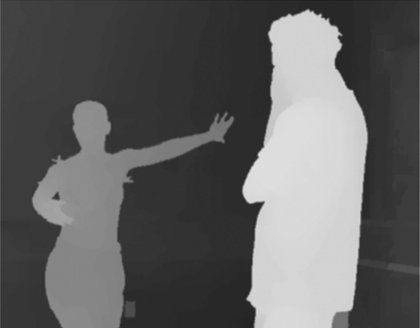
%> input picture imgs/dance_depth.png, 420 x 328 px, shrunk from 512 x 400 before the run
$ octave pratica3Bm.m   (GNU Octave 9; MATLAB toolbox functions it lacks are replaced by stand-ins)
%> lines starting %> are read from the running program, lines starting %| are printed output that depends on the picture; in (x1, y1, x2, y2) boxes, pixels count from 0 and x2, y2 are one past the last pixel; in counts of white or black regions, pixels touching at a corner belong together; the program's own positions count from 1
close all;
clear all;
pkg load image;
#-----------------------------------
# PRATICA 3B
#-----------------------------------
imMask = imread('C:\Users\arisa\OneDrive\Documentos\pdi\imgs\dance_depth.png');
%> imMask is the input picture: size 328x420 uint8; min 33, max 225, mean 96.2
im = imread('C:\Users\arisa\OneDrive\Documentos\pdi\imgs\dance.png');
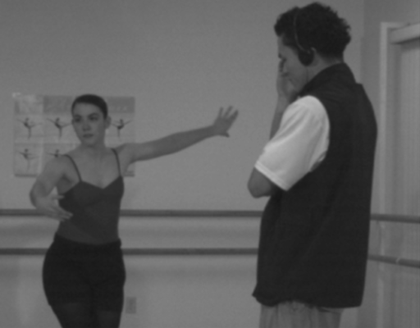
%> input picture imgs/dance.png, 420 x 328 px, shrunk from 512 x 400 before the run
%> im is the input picture: size 328x420x3 uint8; min 22, max 190, mean 94.2
imBailarina= im;
imMan= im;

size(im);
figure('name', "Imagem Original");
imshow(im);
figure('name', "Imagem Mascara");
imshow(imMask);
# HISTOGRAMA
figure('name', "Histograma da Mascara");
imhist(imMask);
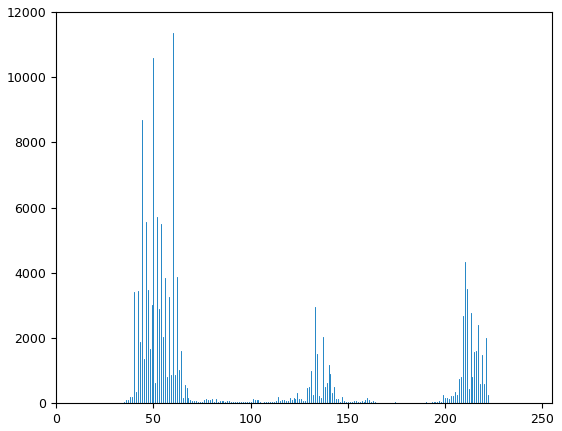
%> figure redrawn from the program's plot data; highest point at x = 60, y = 11361

#
imBailarinaMask =imMask;
imManMask =imMask;
for i = 1 : size(im, 1)
    for j = 1 : size(im, 2)
        if imMask(i, j) >= 100 && imMask(i, j) <= 170
            imBailarinaMask(i, j) = 255;
            else imBailarinaMask(i,j) = 0;
        end
        if imMask(i,j) >= 180 && imMask(i,j) <= 250
        imManMask(i, j) = 255;
            else imManMask(i,j) = 0;
        end
    end
end
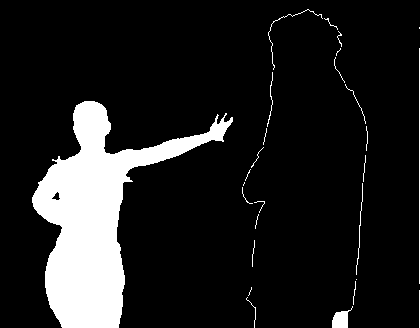
%> imBailarinaMask: size 328x420 uint8; 12.6% white; 27 white regions (8 under 20 px), largest, box (x1, y1, x2, y2) and area: (32, 101, 233, 328) 16117, (332, 306, 353, 328) 254, (419, 48, 420, 284) 236
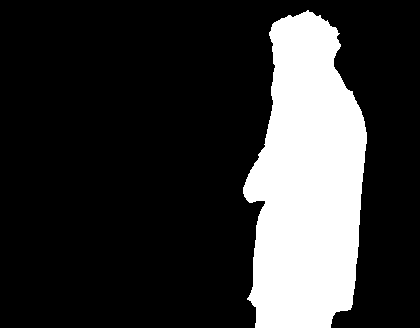
%> imManMask: size 328x420 uint8; 20.9% white; 1 white region, box (x1, y1, x2, y2) and area: (243, 10, 367, 328) 28744
figure('name', "Imagem Bailarina MASK");
imshow(imBailarinaMask);
figure('name', "Imagem Man MASK");
imshow(imManMask);

# IMAGEM FINAL
for i = 1 : size(im, 1)
    for j = 1 : size(im, 2)
      ###IM FINAL BAILARINA
        if imBailarinaMask(i, j) != 255
            imBailarina(i, j,:) = 0;
        end
      ###IM FINAL MAN
        if imManMask(i,j) != 255
            imMan(i, j,:) = 0;
        end
    end
end
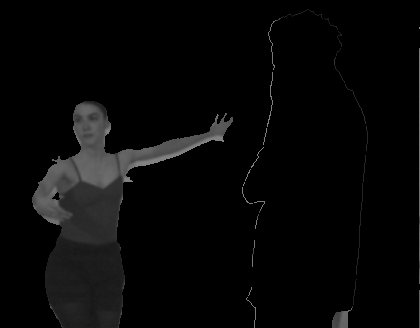
%> imBailarina: size 328x420x3 uint8; min 0, max 139, mean 7.5
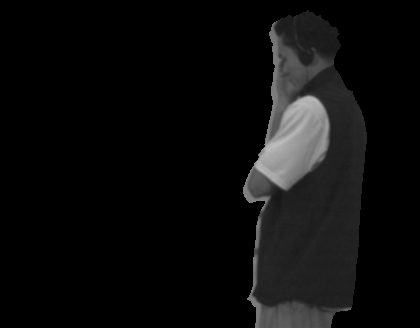
%> imMan: size 328x420x3 uint8; min 0, max 190, mean 12.9

figure('name', "Imagem Bailarina FINAL");
imshow(imBailarina);
figure('name', "Imagem Man FINAL");
imshow(imMan);
